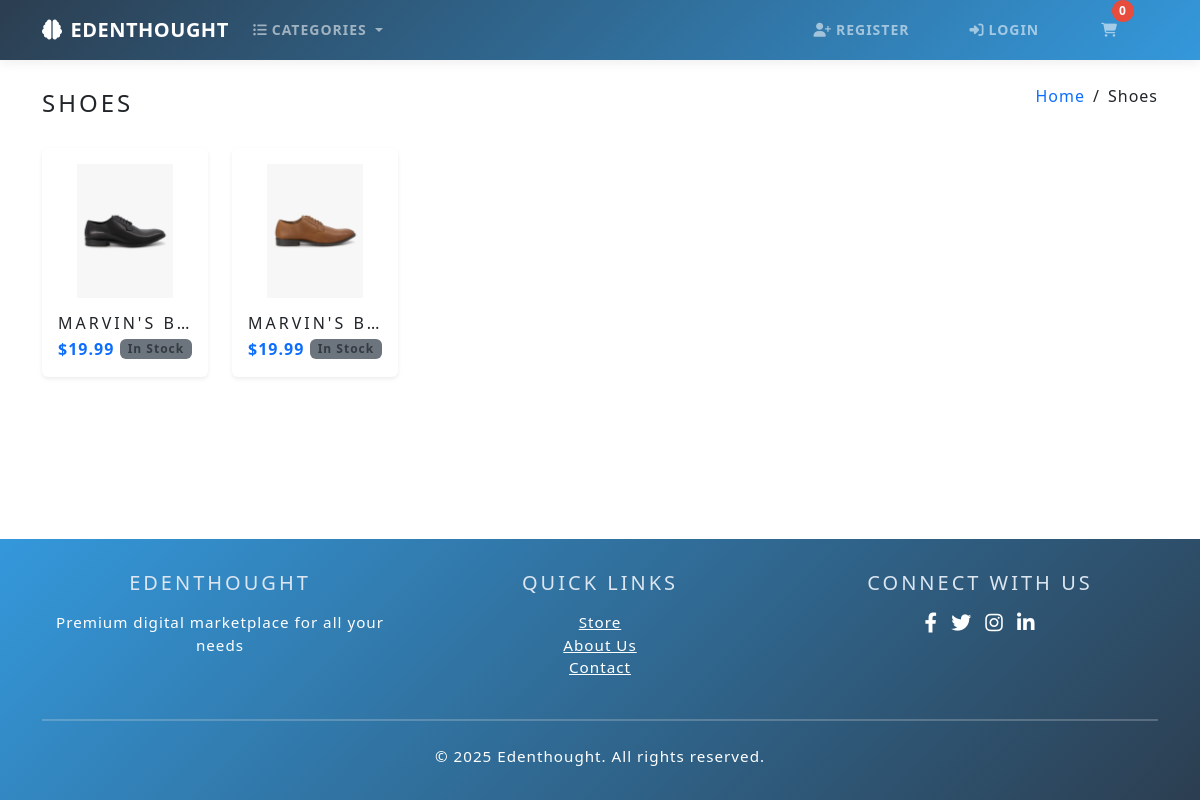
The page /search/shoes/ on the database its author committed.
### store/models.py (models this page shows, shortened)
class Category(models.Model):
    name = models.CharField(max_length=250, db_index=True)
    slug = models.SlugField(max_length=250, unique=True)
    class Meta:
        verbose_name_plural = 'categories'
    def get_absolute_url(self):
        return reverse('list-category', args=[self.slug])

class Product(models.Model):
    category = models.ForeignKey(Category, related_name='product', on_delete=models.CASCADE, null=True)
    title = models.CharField(max_length=250)
    brand = models.CharField(max_length=250, default='un-branded')
    description = models.TextField(blank=True)
    slug = models.SlugField(max_length=255)
    price = models.DecimalField(max_digits=4, decimal_places=2)
    image = models.ImageField(upload_to='images/')
    class Meta:
        verbose_name_plural = 'products'
    def get_absolute_url(self):
        return reverse('product-info', args=[self.slug])

### store/views.py (the view)
# urls.py: path('search/<slug:category_slug>/', views.list_category, name='list-category'),
def list_category(request, category_slug=None):
    category = get_object_or_404(Category, slug=category_slug)
    products = Product.objects.filter(category=category)
    return render(request, 'store/list-category.html', {'category':category, 'products':products})

### cart/cart.py (called while the page is built)
    def __len__(self):
        return sum(item['qty'] for item in self.cart.values())

### cart/context_processors.py (called while the page is built)
def cart(request):
    return {'cart': Cart(request)}

### store/context_processors.py (called while the page is built)
def all_categories(request):
    return {'all_categories': Category.objects.all()}

### store/views.py (called while the page is built)
def categories(request):
    all_categories = Category.objects.all()
    return {'all_categories': all_categories}

### store/templates/store/list-category.html
{% extends "./base.html" %}
{% load static %}
{% block content %}
<main class="py-4">
  <div class="container">
    <div class="d-flex justify-content-between align-items-center mb-4">
      <h2 class="h4 mb-0">{{category.name|capfirst}}</h2>
      <div class="breadcrumb">
        <a href="{% url 'store' %}" class="text-decoration-none">Home</a>
        <span class="mx-2">/</span>
        <span>{{category.name|capfirst}}</span>
      </div>
    </div>
    <div class="row g-4">
      {% for product in products %}
      <div class="col-6 col-md-4 col-lg-3 col-xl-2">
        <div class="card h-100 border-0 shadow-sm hover-shadow transition-all">
          <a href="{{product.get_absolute_url}}" class="text-decoration-none text-dark">
            <div class="ratio ratio-1x1">
              <img class="img-fluid p-3 object-fit-contain" src="{{product.image.url}}" alt="{{product.title}}">
            </div>
            <div class="card-body pt-0">
              <h3 class="h6 card-title mb-1 text-truncate">{{product.title}}</h3>
              <div class="d-flex justify-content-between align-items-center">
                <span class="text-primary fw-bold">${{product.price}}</span>
                {% if product.in_stock %}
                <span class="badge bg-success">In Stock</span>
                {% else %}
                <span class="badge bg-secondary">In Stock</span>
                {% endif %}
              </div>
            </div>
          </a>
        </div>
      </div>
      {% endfor %}
    </div>
  </div>
</main>
{% endblock %}

### static/css/styles.css (style rules this page uses)
:root { --primary-blue: #3498db; --dark-blue: #2c3e50; --light-blue: #ecf6fd; --accent-blue: #5dade2; --light-gray: #f8f9fa; }
html, body { height: 100%; margin: 0; padding: 0; scroll-behavior: smooth; }
body { font-family: 'Segoe UI', Tahoma, Geneva, Verdana, sans-serif; background-color: var(--light-gray); display: flex; flex-direction: column; min-height: 100vh; }

### rows shown on the page
Category: name "SHOES", name "Shoes"
Product: image (picture), title "MARVIN'S…", price "19.99"
Product: image (picture), title "MARVIN'S…", price "19.99"
